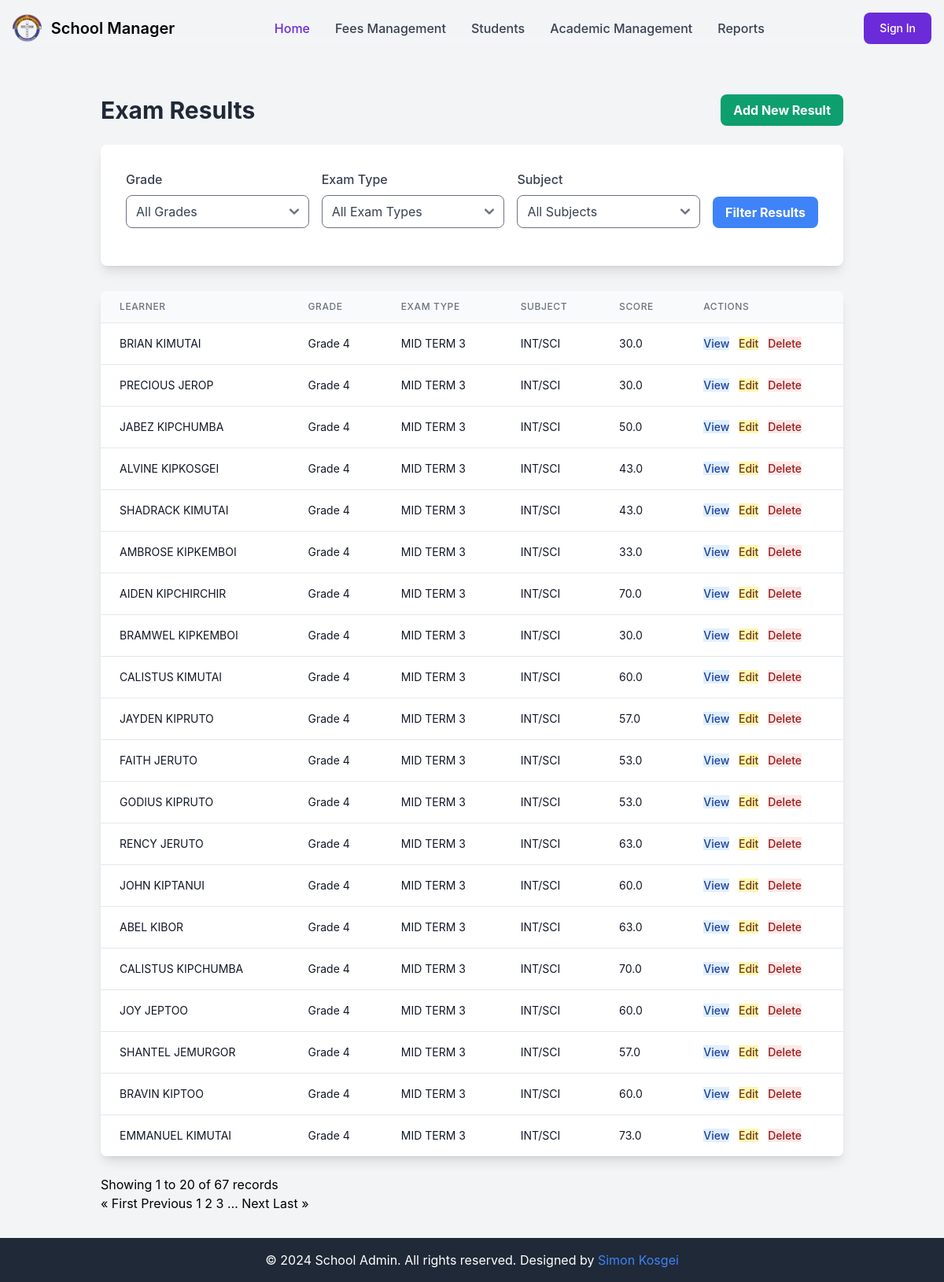
/control/exam_result_list/, run on the app's committed database.
### exams/models.py (models this page shows, shortened)
class ExamResult(models.Model):
    exam_type = models.ForeignKey(ExamType, on_delete=models.CASCADE, related_name='results',
                                  null=True, blank=True)
    learner_id = models.ForeignKey(LearnerRegister, on_delete=models.CASCADE,
                                   related_name='exam_results')
    subject = models.ForeignKey(Subject, on_delete=models.CASCADE,
                                related_name='exam_results')
    score = models.FloatField(
        validators=[MinValueValidator(0), MaxValueValidator(100)], null=True
    )
    date_examined = models.DateField(null=True, blank=True)
    teacher_comment = models.TextField(blank=True)
    class Meta:
        unique_together = ('learner_id', 'subject', 'exam_type')

class ExamType(models.Model):
    TERM_CHOICES = [
        ('Term 1', 'Term 1'),
        ('Term 2', 'Term 2'),
        ('Term 3', 'Term 3'),
    ]
    exam_id = models.AutoField(primary_key=True)
    name = models.CharField(max_length=100)
    term = models.CharField(max_length=100, choices=TERM_CHOICES, default='Term 1')
    date_administered = models.DateField()

class Subject(models.Model):
    name = models.CharField(max_length=100)
    subject_id = models.AutoField(primary_key=True)
    grades = models.ManyToManyField(Grade, related_name='subjects')

### learners/models.py (models this page shows, shortened)
class LearnerRegister(models.Model):
    GENDER_CHOICES = [
        ('Male', 'Male'),
        ('Female', 'Female'),
    ]
    register_date = models.DateTimeField(auto_now_add=True)
    learner_id = models.IntegerField(unique=True)
    date_of_birth = models.DateField()
    name = models.CharField(max_length=100)
    grade = models.ForeignKey(Grade, on_delete=models.CASCADE, related_name='learners', default='1')
    gender = models.CharField(max_length=100, choices=GENDER_CHOICES)
    name_of_parent = models.CharField(max_length=100, default='Parent')
    parent_contact = models.CharField(max_length=100, default='Contact')
    fee_balance = models.DecimalField(max_digits=10, decimal_places=2, default=0)
    maize_balance = models.DecimalField(max_digits=10, decimal_places=2, default=0)
    beans_balance = models.DecimalField(max_digits=10, decimal_places=2, default=0)

class Grade(models.Model):
    GRADES = [
        ('Pre-Primary-1', 'Pre-Primary-1'),
        ('Pre-Primary-2', 'Pre-Primary-2'),
        ('Grade 1', 'Grade 1'),
        ('Grade 2', 'Grade 2'),
        ('Grade 3', 'Grade 3'),
        ('Grade 4', 'Grade 4'),
        ('Grade 5', 'Grade 5'),
        ('Grade 6', 'Grade 6'),
        ('Grade 7', 'Grade 7'),
        ('Grade 8', 'Grade 8'),
        ('Grade 9', 'Grade 9'),
    ]
    grade_name = models.CharField(max_length=100, choices=GRADES, unique=True)
    grade_description = models.TextField()
    class_teacher_remark = models.TextField(blank=True)

### administrator/views.py (the view)
# urls.py: path('exam_result_list/', exam_result_list, name='exam_result_list'),
def exam_result_list(request):
    results = ExamResult.objects.all().order_by('-id')
    grades = Grade.objects.all()
    exam_types = ExamType.objects.all()
    subjects = Subject.objects.all()
    selected_grade = request.GET.get('grade')
    selected_exam_type = request.GET.get('exam_type')
    selected_subject = request.GET.get('subject')
    if selected_grade:
        results = results.filter(learner_id__grade_id=selected_grade)
    if selected_exam_type:
        results = results.filter(exam_type_id=selected_exam_type)
    if selected_subject:
        results = results.filter(subject_id=selected_subject)
    paginator = Paginator(results, 20)  # Show 20 results per page
    page_number = request.GET.get('page')
    page_obj = paginator.get_page(page_number)
    context = {
        'results': page_obj,
        'grades': grades,
        'exam_types': exam_types,
        'subjects': subjects,
        'selected_grade': selected_grade,
        'selected_exam_type': selected_exam_type,
        'selected_subject': selected_subject,
    }
    return render(request, 'admin/exam_result_list.html', context)

### templates/admin/exam_result_list.html (shortened to what this page needs)
{% extends 'admin/base.html' %}
{% load static %}
{% block content %}
<div class="container mx-auto px-4 py-8">
    <div class="flex justify-between items-center mb-6">
        <h1 class="text-3xl font-bold text-gray-800 dark:text-white">Exam Results</h1>
        <a href="{% url 'exam_result_entry' %}" class="bg-green-500 hover:bg-green-600 text-white font-bold py-2 px-4 rounded-lg transition duration-300 ease-in-out transform hover:scale-105 focus:outline-none focus:ring-2 focus:ring-green-500 focus:ring-opacity-50">
            Add New Result
        </a>
    </div>
    <div class="bg-white dark:bg-gray-800 rounded-lg shadow-lg p-6 md:p-8 mb-8">
        <form method="get" class="space-y-4 md:space-y-0 md:flex md:flex-wrap md:space-x-4">
            <div class="flex-1 min-w-[200px]">
                <label for="grade" class="block mb-2 font-medium text-gray-700 dark:text-gray-300">Grade</label>
                <select name="grade" id="grade" class="w-full px-3 py-2 text-gray-700 border rounded-lg focus:outline-none focus:border-blue-500 dark:bg-gray-700 dark:text-white dark:border-gray-600">
                    <option value="">All Grades</option>
                </select>
            </div>
            <div class="flex-1 min-w-[200px]">
                <label for="exam_type" class="block mb-2 font-medium text-gray-700 dark:text-gray-300">Exam Type</label>
                <select name="exam_type" id="exam_type" class="w-full px-3 py-2 text-gray-700 border rounded-lg focus:outline-none focus:border-blue-500 dark:bg-gray-700 dark:text-white dark:border-gray-600">
                    <option value="">All Exam Types</option>
                </select>
            </div>
            <div class="flex-1 min-w-[200px]">
                <label for="subject" class="block mb-2 font-medium text-gray-700 dark:text-gray-300">Subject</label>
                <select name="subject" id="subject" class="w-full px-3 py-2 text-gray-700 border rounded-lg focus:outline-none focus:border-blue-500 dark:bg-gray-700 dark:text-white dark:border-gray-600">
                    <option value="">All Subjects</option>
                </select>
            </div>
            <div class="flex items-end w-full md:w-auto mt-4 md:mt-0">
                <button type="submit" class="w-full md:w-auto bg-blue-500 hover:bg-blue-600 text-white font-bold py-2 px-4 rounded-lg transition duration-300 ease-in-out transform hover:scale-105 focus:outline-none focus:ring-2 focus:ring-blue-500 focus:ring-opacity-50">
                    Filter Results
                </button>
            </div>
        </form>
    </div>
    <div class="bg-white dark:bg-gray-800 rounded-lg shadow-lg overflow-hidden">
        <div class="overflow-x-auto">
            <table class="min-w-full divide-y divide-gray-200 dark:divide-gray-700">
                <thead class="bg-gray-50 dark:bg-gray-700">
                    <tr>
                        <th class="px-6 py-3 text-left text-xs font-medium text-gray-500 dark:text-gray-300 uppercase tracking-wider">Learner</th>
                        <th class="px-6 py-3 text-left text-xs font-medium text-gray-500 dark:text-gray-300 uppercase tracking-wider">Grade</th>
                        <th class="px-6 py-3 text-left text-xs font-medium text-gray-500 dark:text-gray-300 uppercase tracking-wider">Exam Type</th>
                        <th class="px-6 py-3 text-left text-xs font-medium text-gray-500 dark:text-gray-300 uppercase tracking-wider">Subject</th>
                        <th class="px-6 py-3 text-left text-xs font-medium text-gray-500 dark:text-gray-300 uppercase tracking-wider">Score</th>
                        <th class="px-6 py-3 text-left text-xs font-medium text-gray-500 dark:text-gray-300 uppercase tracking-wider">Actions</th>
                    </tr>
                </thead>
                <tbody class="bg-white divide-y divide-gray-200 dark:bg-gray-800 dark:divide-gray-700">
                    {% for result in results %}
                        <tr>
                            <td class="px-6 py-4 whitespace-nowrap text-sm text-gray-900 dark:text-gray-100">{{ result.learner_id.name }}</td>
                            <td class="px-6 py-4 whitespace-nowrap text-sm text-gray-900 dark:text-gray-100">{{ result.learner_id.grade.grade_name }}</td>
                            <td class="px-6 py-4 whitespace-nowrap text-sm text-gray-900 dark:text-gray-100">{{ result.exam_type.name }}</td>
                            <td class="px-6 py-4 whitespace-nowrap text-sm text-gray-900 dark:text-gray-100">{{ result.subject.name }}</td>
                            <td class="px-6 py-4 whitespace-nowrap text-sm text-gray-900 dark:text-gray-100">{{ result.score }}</td>
                            <td class="px-6 py-4 whitespace-nowrap text-sm font-medium">
                                <a href="{% url 'exam_result_detail' result.id %}" class="action-button bg-blue-100 text-blue-800 hover:bg-blue-200 mr-2">View</a>
                                <a href="{% url 'exam_result_edit' result.id %}" class="action-button bg-yellow-100 text-yellow-800 hover:bg-yellow-200 mr-2">Edit</a>
                                <a href="{% url 'exam_result_delete' result.id %}" class="action-button bg-red-100 text-red-800 hover:bg-red-200" onclick="return confirm('Are you sure you want to delete this result?');">Delete</a>
                            </td>
                        </tr>
                    {% empty %}
                        <tr>
                            <td colspan="6" class="px-6 py-4 text-center text-sm text-gray-500 dark:text-gray-400">No results found.</td>
                        </tr>
                    {% endfor %}
                </tbody>
            </table>
        </div>
    </div>
    {% if results.has_other_pages %}
    <div class="pagination-info mt-6">
        Showing {{ results.start_index }} to {{ results.end_index }} of {{ results.paginator.count }} records
    </div>
    <div class="pagination">
        {% if results.has_previous %}
            <a href="?page=1{% for key, value in request.GET.items %}{% if key != 'page' %}&{{ key }}={{ value }}{% endif %}{% endfor %}" class="pagination-link">&laquo; First</a>
            <a href="?page={{ results.previous_page_number }}{% for key, value in request.GET.items %}{% if key != 'page' %}&{{ key }}={{ value }}{% endif %}{% endfor %}" class="pagination-link">Previous</a>
        {% else %}
            <span class="pagination-link disabled">&laquo; First</span>
            <span class="pagination-link disabled">Previous</span>
        {% endif %}
        {% for num in results.paginator.page_range %}
            {% if results.number == num %}
                <a href="#" class="pagination-link active">{{ num }}</a>
            {% elif num > results.number|add:'-3' and num < results.number|add:'3' %}
                <a href="?page={{ num }}{% for key, value in request.GET.items %}{% if key != 'page' %}&{{ key }}={{ value }}{% endif %}{% endfor %}" class="pagination-link">{{ num }}</a>
            {% elif num == results.number|add:'-3' or num == results.number|add:'3' %}
                <span class="pagination-ellipsis">&hellip;</span>
            {% endif %}
        {% endfor %}
        {% if results.has_next %}
            <a href="?page={{ results.next_page_number }}{% for key, value in request.GET.items %}{% if key != 'page' %}&{{ key }}={{ value }}{% endif %}{% endfor %}" class="pagination-link">Next</a>
            <a href="?page={{ results.paginator.num_pages }}{% for key, value in request.GET.items %}{% if key != 'page' %}&{{ key }}={{ value }}{% endif %}{% endfor %}" class="pagination-link">Last &raquo;</a>
        {% else %}
            <span class="pagination-link disabled">Next</span>
            <span class="pagination-link disabled">Last &raquo;</span>
        {% endif %}
    </div>
    {% else %}
    <div class="pagination-info mt-6">
        Showing all {{ results.paginator.count }} records
    </div>
    {% endif %}
</div>
{% endblock %}

### templates/admin/exam_result_list.html (style rules this page uses)
.action-button { @apply px-2 py-1 text-xs font-medium rounded-md transition duration-150 ease-in-out; }
.pagination { @apply flex justify-center items-center space-x-2 mt-6; }
.pagination-link { @apply px-3 py-2 bg-white dark:bg-gray-700 border border-gray-300 dark:border-gray-600 text-gray-700 dark:text-gray-300 rounded-md transition duration-150 ease-in-out; }
.pagination-link.active { @apply bg-blue-500 text-white border-blue-500; }
.pagination-link.disabled { @apply opacity-50 cursor-not-allowed; }
.pagination-ellipsis { @apply px-3 py-2 text-gray-700 dark:text-gray-300; }
.pagination-info { @apply text-sm text-gray-600 dark:text-gray-400 mb-4 text-center; }

### data on the page
ExamResult: learner_id.name "BRIAN KIMUTAI", learner_id.grade.grade_name "Grade 4", exam_type.name "MID TERM 3", subject.name "INT/SCI", score "30.0"
ExamResult: learner_id.name "PRECIOUS JEROP", learner_id.grade.grade_name "Grade 4", exam_type.name "MID TERM 3", subject.name "INT/SCI", score "30.0"
ExamResult: learner_id.name "JABEZ KIPCHUMBA", learner_id.grade.grade_name "Grade 4", exam_type.name "MID TERM 3", subject.name "INT/SCI", score "50.0"
ExamResult: learner_id.name "ALVINE KIPKOSGEI", learner_id.grade.grade_name "Grade 4", exam_type.name "MID TERM 3", subject.name "INT/SCI", score "43.0"
ExamResult: learner_id.name "SHADRACK KIMUTAI", learner_id.grade.grade_name "Grade 4", exam_type.name "MID TERM 3", subject.name "INT/SCI", score "43.0"
ExamResult: learner_id.name "AMBROSE KIPKEMBOI", learner_id.grade.grade_name "Grade 4", exam_type.name "MID TERM 3", subject.name "INT/SCI", score "33.0"
ExamResult: learner_id.name "AIDEN KIPCHIRCHIR", learner_id.grade.grade_name "Grade 4", exam_type.name "MID TERM 3", subject.name "INT/SCI", score "70.0"
ExamResult: learner_id.name "BRAMWEL KIPKEMBOI", learner_id.grade.grade_name "Grade 4", exam_type.name "MID TERM 3", subject.name "INT/SCI", score "30.0"
ExamResult: learner_id.name "CALISTUS KIMUTAI", learner_id.grade.grade_name "Grade 4", exam_type.name "MID TERM 3", subject.name "INT/SCI", score "60.0"
ExamResult: learner_id.name "JAYDEN KIPRUTO", learner_id.grade.grade_name "Grade 4", exam_type.name "MID TERM 3", subject.name "INT/SCI", score "57.0"
ExamResult: learner_id.name "FAITH JERUTO", learner_id.grade.grade_name "Grade 4", exam_type.name "MID TERM 3", subject.name "INT/SCI", score "53.0"
ExamResult: learner_id.name "GODIUS KIPRUTO", learner_id.grade.grade_name "Grade 4", exam_type.name "MID TERM 3", subject.name "INT/SCI", score "53.0"
ExamResult: learner_id.name "RENCY JERUTO", learner_id.grade.grade_name "Grade 4", exam_type.name "MID TERM 3", subject.name "INT/SCI", score "63.0"
ExamResult: learner_id.name "JOHN KIPTANUI", learner_id.grade.grade_name "Grade 4", exam_type.name "MID TERM 3", subject.name "INT/SCI", score "60.0"
ExamResult: learner_id.name "ABEL KIBOR", learner_id.grade.grade_name "Grade 4", exam_type.name "MID TERM 3", subject.name "INT/SCI", score "63.0"
ExamResult: learner_id.name "CALISTUS KIPCHUMBA", learner_id.grade.grade_name "Grade 4", exam_type.name "MID TERM 3", subject.name "INT/SCI", score "70.0"
ExamResult: learner_id.name "JOY JEPTOO", learner_id.grade.grade_name "Grade 4", exam_type.name "MID TERM 3", subject.name "INT/SCI", score "60.0"
ExamResult: learner_id.name "SHANTEL JEMURGOR", learner_id.grade.grade_name "Grade 4", exam_type.name "MID TERM 3", subject.name "INT/SCI", score "57.0"
ExamResult: learner_id.name "BRAVIN KIPTOO", learner_id.grade.grade_name "Grade 4", exam_type.name "MID TERM 3", subject.name "INT/SCI", score "60.0"
ExamResult: learner_id.name "EMMANUEL KIMUTAI", learner_id.grade.grade_name "Grade 4", exam_type.name "MID TERM 3", subject.name "INT/SCI", score "73.0"

### other printed values
{{ results.start_index }} "1"
{{ results.end_index }} "20"
{{ results.paginator.count }} "67"
{{ num }} "1"
{{ num }} "2" "3"
